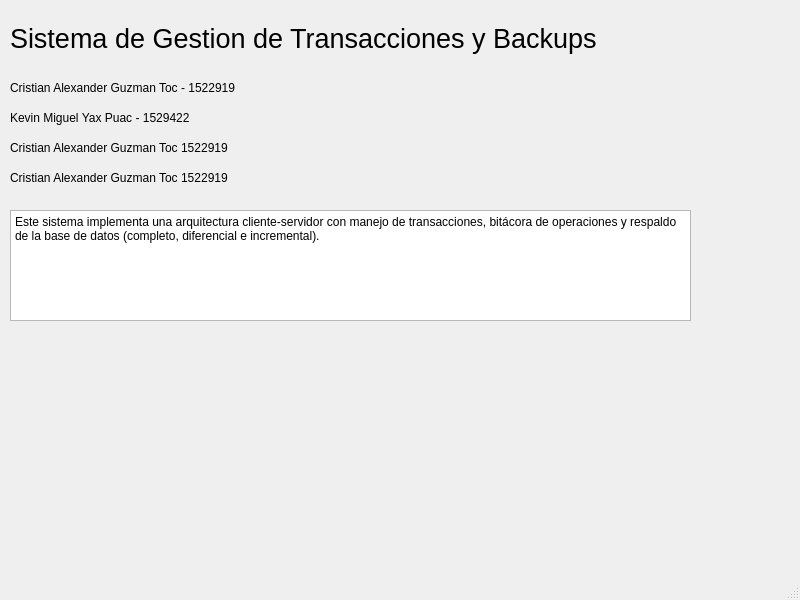
<?xml version="1.0" encoding="UTF-8"?>
<ui version="4.0">
 <class>MainWindow</class>
 <widget class="QMainWindow" name="MainWindow">
  <property name="geometry">
   <rect>
    <x>0</x>
    <y>0</y>
    <width>800</width>
    <height>600</height>
   </rect>
  </property>
  <property name="windowTitle">
   <string>MainWindow</string>
  </property>
  <widget class="QWidget" name="centralwidget">
   <widget class="QLabel" name="title_label">
    <property name="geometry">
     <rect>
      <x>10</x>
      <y>20</y>
      <width>778</width>
      <height>36</height>
     </rect>
    </property>
    <property name="font">
     <font>
      <pointsize>20</pointsize>
     </font>
    </property>
    <property name="layoutDirection">
     <enum>Qt::LeftToRight</enum>
    </property>
    <property name="text">
     <string>Sistema de Gestion de Transacciones y Backups</string>
    </property>
   </widget>
   <widget class="QLabel" name="label_2">
    <property name="geometry">
     <rect>
      <x>10</x>
      <y>80</y>
      <width>778</width>
      <height>16</height>
     </rect>
    </property>
    <property name="text">
     <string>Cristian Alexander Guzman Toc - 1522919</string>
    </property>
   </widget>
   <widget class="QLabel" name="label_3">
    <property name="geometry">
     <rect>
      <x>10</x>
      <y>110</y>
      <width>778</width>
      <height>16</height>
     </rect>
    </property>
    <property name="text">
     <string>Kevin Miguel Yax Puac - 1529422</string>
    </property>
   </widget>
   <widget class="QLabel" name="label_4">
    <property name="geometry">
     <rect>
      <x>10</x>
      <y>140</y>
      <width>778</width>
      <height>16</height>
     </rect>
    </property>
    <property name="text">
     <string>Cristian Alexander Guzman Toc 1522919</string>
    </property>
   </widget>
   <widget class="QLabel" name="label_5">
    <property name="geometry">
     <rect>
      <x>10</x>
      <y>170</y>
      <width>778</width>
      <height>16</height>
     </rect>
    </property>
    <property name="text">
     <string>Cristian Alexander Guzman Toc 1522919</string>
    </property>
   </widget>
   <widget class="QTextEdit" name="textEdit">
    <property name="geometry">
     <rect>
      <x>10</x>
      <y>210</y>
      <width>681</width>
      <height>111</height>
     </rect>
    </property>
    <property name="html">
     <string>&lt;!DOCTYPE HTML PUBLIC &quot;-//W3C//DTD HTML 4.0//EN&quot; &quot;http://www.w3.org/TR/REC-html40/strict.dtd&quot;&gt;
&lt;html&gt;&lt;head&gt;&lt;meta name=&quot;qrichtext&quot; content=&quot;1&quot; /&gt;&lt;meta charset=&quot;utf-8&quot; /&gt;&lt;style type=&quot;text/css&quot;&gt;
p, li { white-space: pre-wrap; }
hr { height: 1px; border-width: 0; }
li.unchecked::marker { content: &quot;\2610&quot;; }
li.checked::marker { content: &quot;\2612&quot;; }
&lt;/style&gt;&lt;/head&gt;&lt;body style=&quot; font-family:'Segoe UI'; font-size:9pt; font-weight:400; font-style:normal;&quot;&gt;
&lt;p style=&quot; margin-top:0px; margin-bottom:0px; margin-left:0px; margin-right:0px; -qt-block-indent:0; text-indent:0px;&quot;&gt;Este sistema implementa una arquitectura cliente-servidor con manejo de transacciones, bitácora de operaciones y respaldo de la base de datos (completo, diferencial e incremental).&lt;/p&gt;&lt;/body&gt;&lt;/html&gt;</string>
    </property>
   </widget>
  </widget>
  <widget class="QMenuBar" name="menubar">
   <property name="geometry">
    <rect>
     <x>0</x>
     <y>0</y>
     <width>800</width>
     <height>22</height>
    </rect>
   </property>
  </widget>
  <widget class="QStatusBar" name="statusbar"/>
 </widget>
 <resources/>
 <connections/>
</ui>
